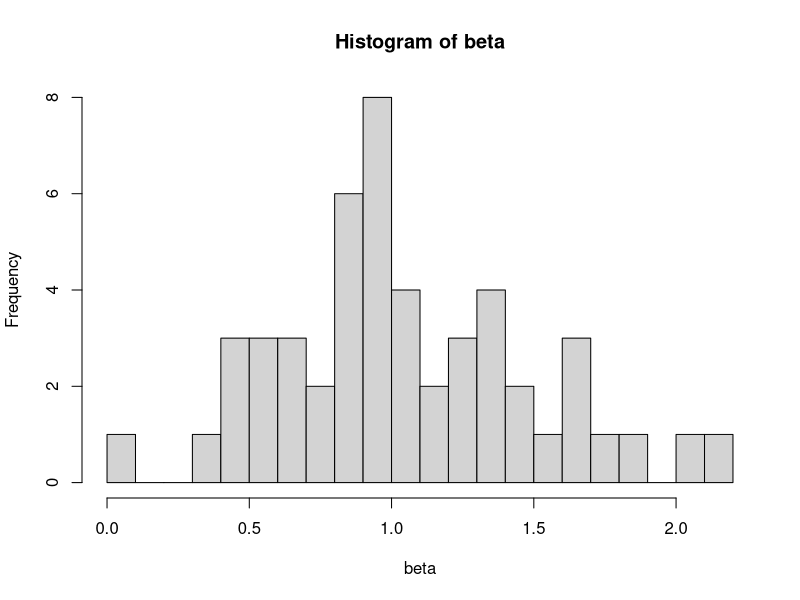
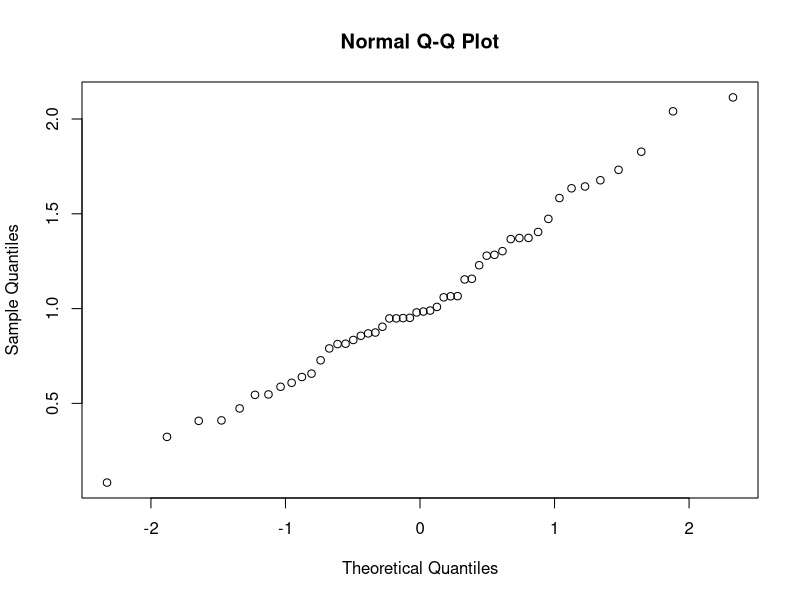
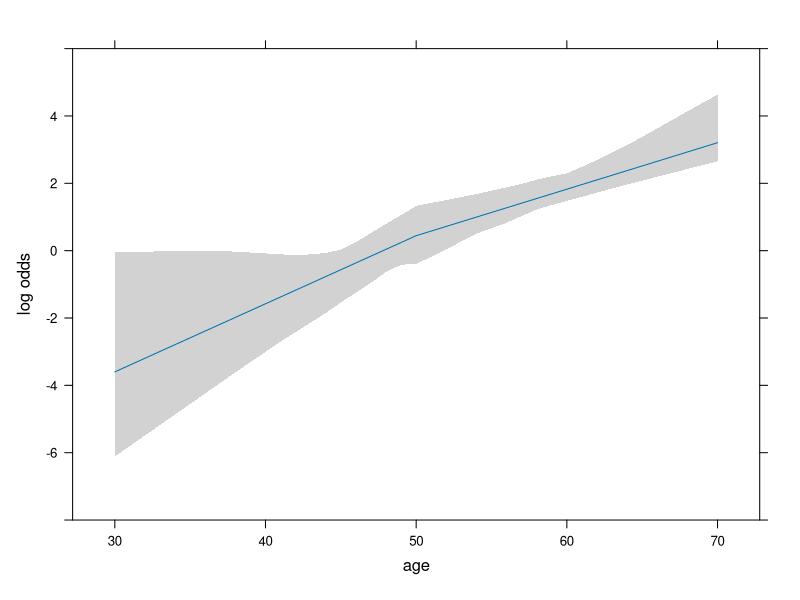
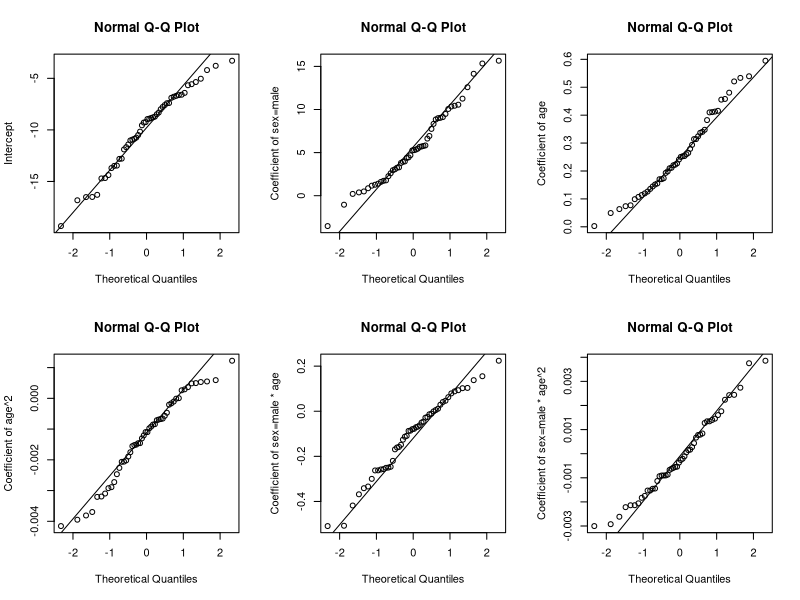
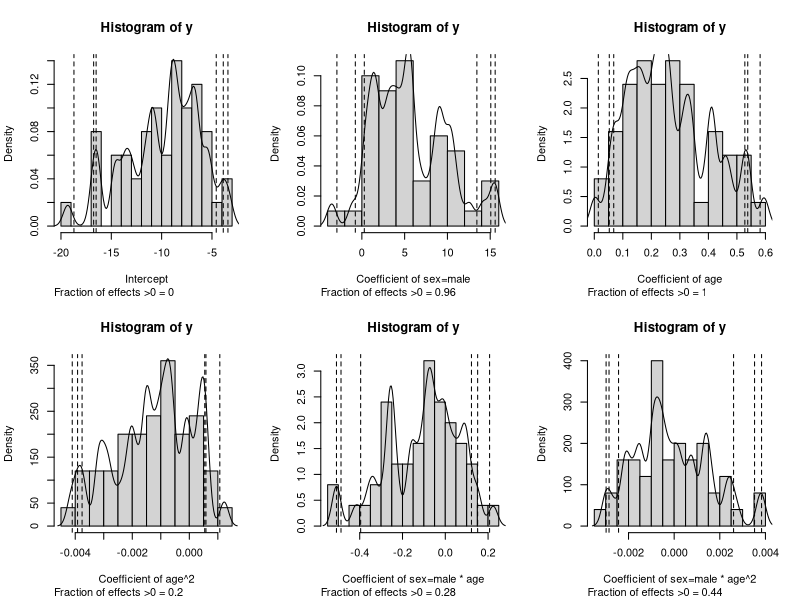
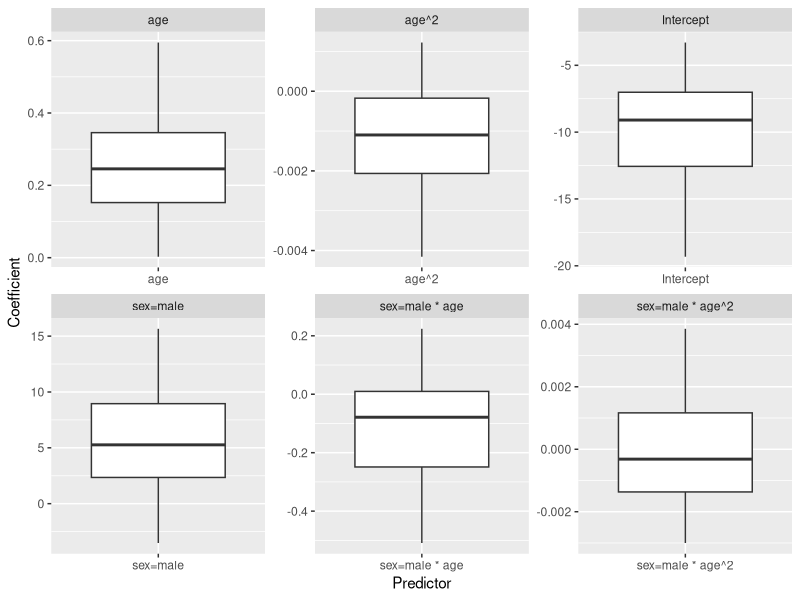
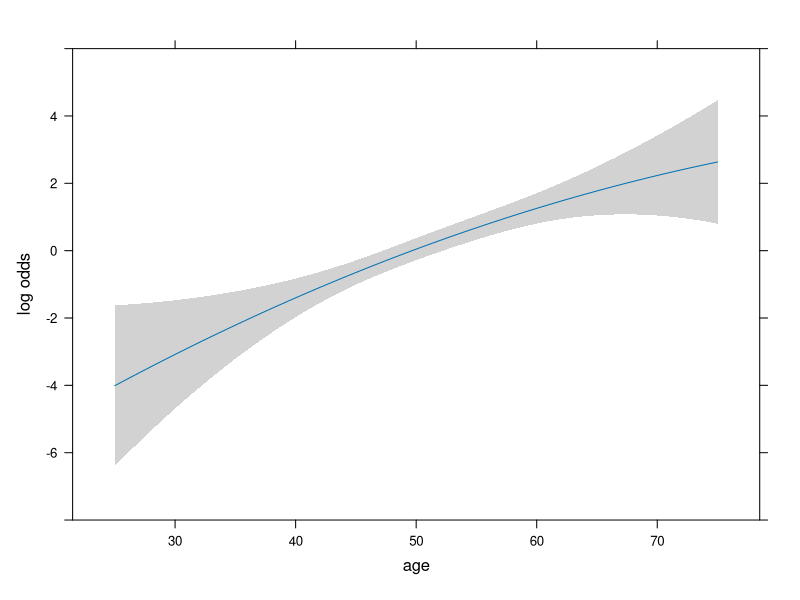
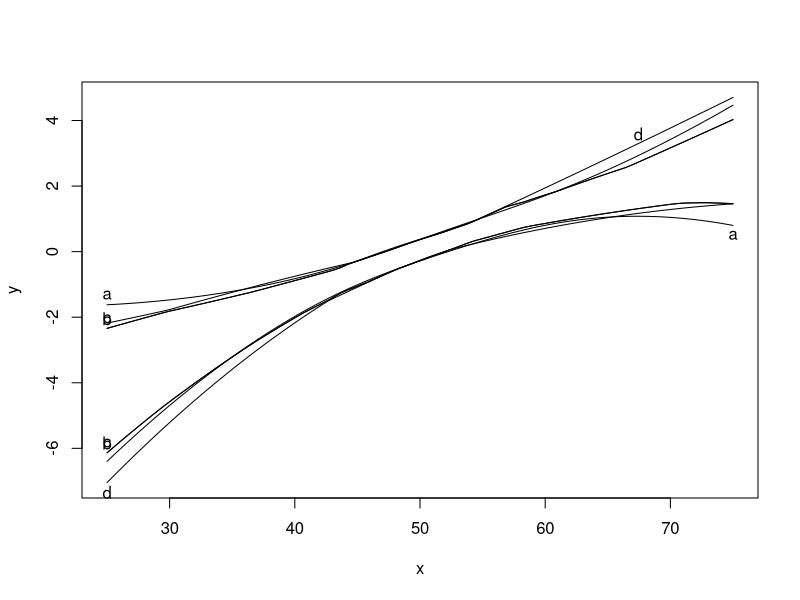

The R script that drew these images, in order:
library(rms)


### Name: bootcov
### Title: Bootstrap Covariance and Distribution for Regression
###   Coefficients
### Aliases: bootcov bootplot bootplot.bootcov confplot confplot.bootcov
###   histdensity
### Keywords: models regression htest methods hplot

### ** Examples

set.seed(191)
x <- exp(rnorm(200))
logit <- 1 + x/2
y <- ifelse(runif(200) <= plogis(logit), 1, 0)
f <- lrm(y ~ pol(x,2), x=TRUE, y=TRUE)
g <- bootcov(f, B=50, pr=TRUE)
anova(g)    # using bootstrap covariance estimates
fastbw(g)   # using bootstrap covariance estimates
beta <- g$boot.Coef[,1]
hist(beta, nclass=15)     #look at normality of parameter estimates
qqnorm(beta)
# bootplot would be better than these last two commands


# A dataset contains a variable number of observations per subject,
# and all observations are laid out in separate rows. The responses
# represent whether or not a given segment of the coronary arteries
# is occluded. Segments of arteries may not operate independently
# in the same patient.  We assume a "working independence model" to
# get estimates of the coefficients, i.e., that estimates assuming
# independence are reasonably efficient.  The job is then to get
# unbiased estimates of variances and covariances of these estimates.


set.seed(2)
n.subjects <- 30
ages <- rnorm(n.subjects, 50, 15)
sexes  <- factor(sample(c('female','male'), n.subjects, TRUE))
logit <- (ages-50)/5
prob <- plogis(logit)  # true prob not related to sex
id <- sample(1:n.subjects, 300, TRUE) # subjects sampled multiple times
table(table(id))  # frequencies of number of obs/subject
age <- ages[id]
sex <- sexes[id]
# In truth, observations within subject are independent:
y   <- ifelse(runif(300) <= prob[id], 1, 0)
f <- lrm(y ~ lsp(age,50)*sex, x=TRUE, y=TRUE)
g <- bootcov(f, id, B=50)  # usually do B=200 or more
diag(g$var)/diag(f$var)
# add ,group=w to re-sample from within each level of w
anova(g)            # cluster-adjusted Wald statistics
# fastbw(g)         # cluster-adjusted backward elimination
plot(Predict(g, age=30:70, sex='female'))  # cluster-adjusted confidence bands


# Get design effects based on inflation of the variances when compared
# with bootstrap estimates which ignore clustering
g2 <- bootcov(f, B=50)
diag(g$var)/diag(g2$var)


# Get design effects based on pooled tests of factors in model
anova(g2)[,1] / anova(g)[,1]


# Simulate binary data where there is a strong 
# age x sex interaction with linear age effects 
# for both sexes, but where not knowing that
# we fit a quadratic model.  Use the bootstrap
# to get bootstrap distributions of various
# effects, and to get pointwise and simultaneous
# confidence limits


set.seed(71)
n   <- 500
age <- rnorm(n, 50, 10)
sex <- factor(sample(c('female','male'), n, rep=TRUE))
L   <- ifelse(sex=='male', 0, .1*(age-50))
y   <- ifelse(runif(n)<=plogis(L), 1, 0)


f <- lrm(y ~ sex*pol(age,2), x=TRUE, y=TRUE)
b <- bootcov(f, B=50, loglik=TRUE, pr=TRUE)   # better: B=500


par(mfrow=c(2,3))
# Assess normality of regression estimates
bootplot(b, which=1:6, what='qq')
# They appear somewhat non-normal


# Plot histograms and estimated densities 
# for 6 coefficients
w <- bootplot(b, which=1:6)
# Print bootstrap quantiles
w$quantiles

# Show box plots for bootstrap reps for all coefficients
bootplot(b, what='box')


# Estimate regression function for females
# for a sequence of ages
ages <- seq(25, 75, length=100)
label(ages) <- 'Age'


# Plot fitted function and pointwise normal-
# theory confidence bands
par(mfrow=c(1,1))
p <- Predict(f, age=ages, sex='female')
plot(p)
# Save curve coordinates for later automatic
# labeling using labcurve in the Hmisc library
curves <- vector('list',8)
curves[[1]] <- with(p, list(x=age, y=lower))
curves[[2]] <- with(p, list(x=age, y=upper))


# Add pointwise normal-distribution confidence 
# bands using unconditional variance-covariance
# matrix from the 500 bootstrap reps
p <- Predict(b, age=ages, sex='female')
curves[[3]] <- with(p, list(x=age, y=lower))
curves[[4]] <- with(p, list(x=age, y=upper))


dframe <- expand.grid(sex='female', age=ages)
X <- predict(f, dframe, type='x')  # Full design matrix


# Add pointwise bootstrap nonparametric 
# confidence limits
p <- confplot(b, X=X, against=ages, method='pointwise',
              add=TRUE, lty.conf=4)
curves[[5]] <- list(x=ages, y=p$lower)
curves[[6]] <- list(x=ages, y=p$upper)


# Add simultaneous bootstrap confidence band
p <- confplot(b, X=X, against=ages, add=TRUE, lty.conf=5)
curves[[7]] <- list(x=ages, y=p$lower)
curves[[8]] <- list(x=ages, y=p$upper)
lab <- c('a','a','b','b','c','c','d','d')
labcurve(curves, lab, pl=TRUE)


# Now get bootstrap simultaneous confidence set for
# female:male odds ratios for a variety of ages


dframe <- expand.grid(age=ages, sex=c('female','male'))
X <- predict(f, dframe, type='x')  # design matrix
f.minus.m <- X[1:100,] - X[101:200,]
# First 100 rows are for females.  By subtracting
# design matrices are able to get Xf*Beta - Xm*Beta
# = (Xf - Xm)*Beta


confplot(b, X=f.minus.m, against=ages,
         method='pointwise', ylab='F:M Log Odds Ratio')
confplot(b, X=f.minus.m, against=ages,
         lty.conf=3, add=TRUE)


# contrast.rms makes it easier to compute the design matrix for use
# in bootstrapping contrasts:


f.minus.m <- contrast(f, list(sex='female',age=ages),
                         list(sex='male',  age=ages))$X
confplot(b, X=f.minus.m)


# For a quadratic binary logistic regression model use bootstrap
# bumping to estimate coefficients under a monotonicity constraint
set.seed(177)
n <- 400
x <- runif(n)
logit <- 3*(x^2-1)
y <- rbinom(n, size=1, prob=plogis(logit))
f <- lrm(y ~ pol(x,2), x=TRUE, y=TRUE)
k <- coef(f)
k
vertex <- -k[2]/(2*k[3])
vertex


# Outside [0,1] so fit satisfies monotonicity constraint within
# x in [0,1], i.e., original fit is the constrained MLE


g <- bootcov(f, B=50, coef.reps=TRUE, loglik=TRUE)
bootcoef <- g$boot.Coef    # 100x3 matrix
vertex <- -bootcoef[,2]/(2*bootcoef[,3])
table(cut2(vertex, c(0,1)))
mono <- !(vertex >= 0 & vertex <= 1)
mean(mono)    # estimate of Prob{monotonicity in [0,1]}


var(bootcoef)   # var-cov matrix for unconstrained estimates
var(bootcoef[mono,])   # for constrained estimates


# Find second-best vector of coefficient estimates, i.e., best
# from among bootstrap estimates
g$boot.Coef[order(g$boot.loglik[-length(g$boot.loglik)])[1],]
# Note closeness to MLE

## Not run: 
##D # Get the bootstrap distribution of the difference in two ROC areas for
##D # two binary logistic models fitted on the same dataset.  This analysis
##D # does not adjust for the bias ROC area (C-index) due to overfitting.
##D # The same random number seed is used in two runs to enforce pairing.
##D 
##D set.seed(17)
##D x1 <- rnorm(100)
##D x2 <- rnorm(100)
##D y <- sample(0:1, 100, TRUE)
##D f <- lrm(y ~ x1, x=TRUE, y=TRUE)
##D g <- lrm(y ~ x1 + x2, x=TRUE, y=TRUE)
##D set.seed(3)
##D f <- bootcov(f, stat='C')
##D set.seed(3)
##D g <- bootcov(g, stat='C')
##D dif <- g$boot.stats - f$boot.stats
##D hist(dif)
##D quantile(dif, c(.025,.25,.5,.75,.975))
##D # Compute a z-test statistic.  Note that comparing ROC areas is far less
##D # powerful than likelihood or Brier score-based methods
##D z <- (g$stats['C'] - f$stats['C'])/sd(dif)
##D names(z) <- NULL
##D c(z=z, P=2*pnorm(-abs(z)))
## End(Not run)
